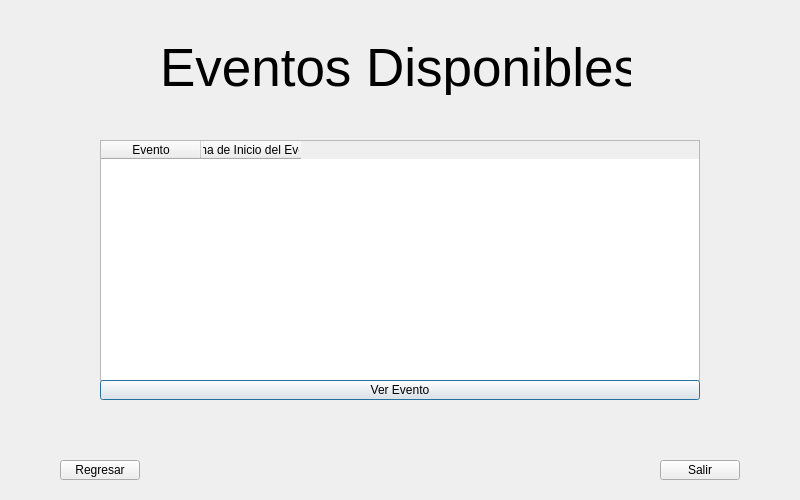
<?xml version="1.0" encoding="UTF-8"?>
<ui version="4.0">
 <class>SportyWindow</class>
 <widget class="QDialog" name="SportyWindow">
  <property name="geometry">
   <rect>
    <x>0</x>
    <y>0</y>
    <width>800</width>
    <height>500</height>
   </rect>
  </property>
  <property name="windowTitle">
   <string>Championship</string>
  </property>
  <property name="windowIcon">
   <iconset resource="img/logo.qrc">
    <normaloff>:/logo/logo.png</normaloff>:/logo/logo.png</iconset>
  </property>
  <widget class="QTableWidget" name="qtEventList">
   <property name="geometry">
    <rect>
     <x>100</x>
     <y>140</y>
     <width>600</width>
     <height>241</height>
    </rect>
   </property>
   <property name="autoFillBackground">
    <bool>false</bool>
   </property>
   <property name="dragEnabled">
    <bool>false</bool>
   </property>
   <property name="alternatingRowColors">
    <bool>false</bool>
   </property>
   <property name="rowCount">
    <number>0</number>
   </property>
   <property name="columnCount">
    <number>2</number>
   </property>
   <column>
    <property name="text">
     <string>Evento</string>
    </property>
   </column>
   <column>
    <property name="text">
     <string>Fecha de Inicio del Evento</string>
    </property>
   </column>
  </widget>
  <widget class="QPushButton" name="pbVerEvento">
   <property name="geometry">
    <rect>
     <x>100</x>
     <y>380</y>
     <width>600</width>
     <height>20</height>
    </rect>
   </property>
   <property name="text">
    <string>Ver Evento</string>
   </property>
  </widget>
  <widget class="QLabel" name="qlTitulo">
   <property name="geometry">
    <rect>
     <x>160</x>
     <y>40</y>
     <width>471</width>
     <height>55</height>
    </rect>
   </property>
   <property name="font">
    <font>
     <pointsize>40</pointsize>
    </font>
   </property>
   <property name="text">
    <string>Eventos Disponibles</string>
   </property>
  </widget>
  <widget class="QPushButton" name="pbSalir">
   <property name="geometry">
    <rect>
     <x>660</x>
     <y>460</y>
     <width>80</width>
     <height>20</height>
    </rect>
   </property>
   <property name="text">
    <string>Salir</string>
   </property>
  </widget>
  <widget class="QPushButton" name="pbRegresar">
   <property name="geometry">
    <rect>
     <x>60</x>
     <y>460</y>
     <width>80</width>
     <height>20</height>
    </rect>
   </property>
   <property name="text">
    <string>Regresar</string>
   </property>
  </widget>
 </widget>
 <resources>
  <include location="img/logo.qrc"/>
 </resources>
 <connections>
  <connection>
   <sender>pbSalir</sender>
   <signal>clicked()</signal>
   <receiver>SportyWindow</receiver>
   <slot>close()</slot>
   <hints>
    <hint type="sourcelabel">
     <x>706</x>
     <y>476</y>
    </hint>
    <hint type="destinationlabel">
     <x>773</x>
     <y>462</y>
    </hint>
   </hints>
  </connection>
  <connection>
   <sender>pbRegresar</sender>
   <signal>clicked()</signal>
   <receiver>SportyWindow</receiver>
   <slot>close()</slot>
   <hints>
    <hint type="sourcelabel">
     <x>127</x>
     <y>472</y>
    </hint>
    <hint type="destinationlabel">
     <x>160</x>
     <y>473</y>
    </hint>
   </hints>
  </connection>
 </connections>
</ui>
